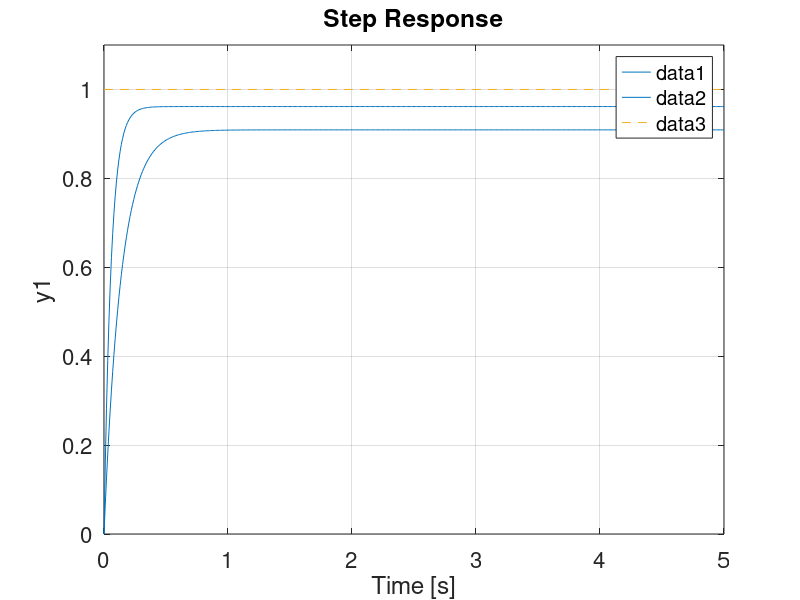

Here is the MATLAB script that generated this plot: (Note: this script raises an error after producing the figure.)
clc
close all
clear all

T = 1.5;
s = tf('s');
P = 1/(T*s + 1);


Kp = [1 10 25];

start = 0;
stop = 5;
dt = 0.01;
t = start:dt:stop;

figure('DefaultAxesFontSize',16)

for i=1:length(Kp)
    C = pid(Kp(i));
    Ts = feedback(C*P,1);
    step(Ts,t);
    hold on
end

tr = 0:50;
r = ones(1,51);
plot(tr,r, '--')
ylim([0,1.1])

lgd_label = {
    strcat('K=',num2str(Kp(1))),...
    strcat('K=',num2str(Kp(2))),...
    strcat('K=',num2str(Kp(3))),...
    'r(s)'};

lgd = legend;
lgd.Location = 'southeast';
lgd.FontSize = 16;
lgd.String = lgd_label;
% set(gcf, 'Position', get(0, 'Screensize'));